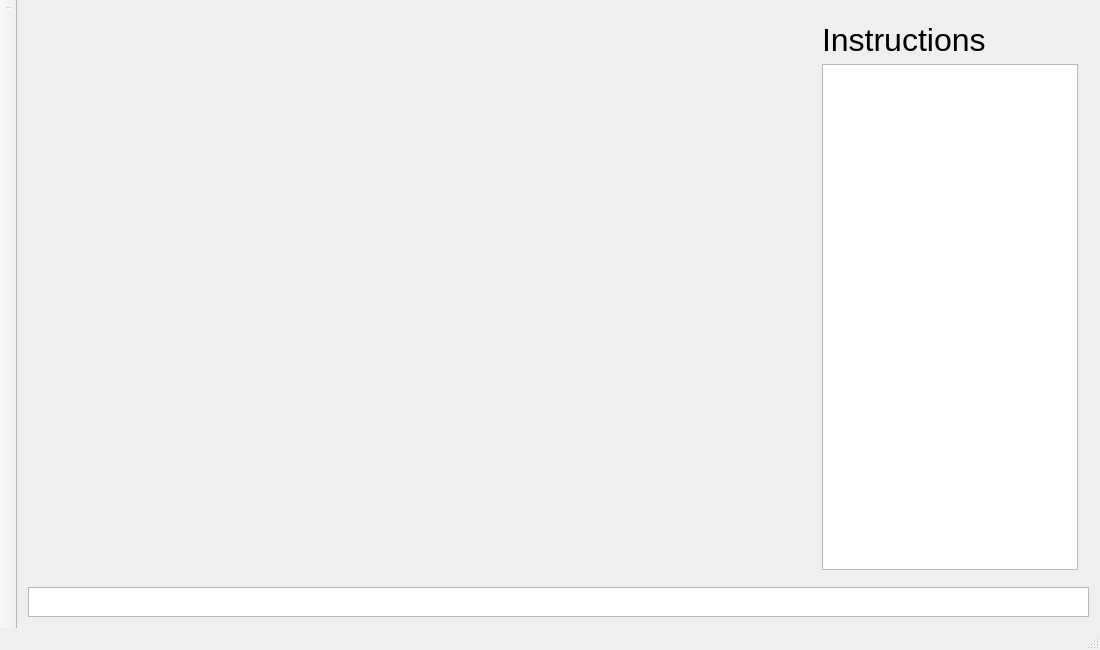
<?xml version="1.0" encoding="UTF-8"?>
<ui version="4.0">
 <class>MainWindow</class>
 <widget class="QMainWindow" name="MainWindow">
  <property name="geometry">
   <rect>
    <x>0</x>
    <y>0</y>
    <width>1100</width>
    <height>650</height>
   </rect>
  </property>
  <property name="sizePolicy">
   <sizepolicy hsizetype="Fixed" vsizetype="Fixed">
    <horstretch>0</horstretch>
    <verstretch>0</verstretch>
   </sizepolicy>
  </property>
  <property name="minimumSize">
   <size>
    <width>1100</width>
    <height>650</height>
   </size>
  </property>
  <property name="maximumSize">
   <size>
    <width>1100</width>
    <height>650</height>
   </size>
  </property>
  <property name="windowTitle">
   <string>MainWindow</string>
  </property>
  <widget class="QWidget" name="centralWidget">
   <property name="sizePolicy">
    <sizepolicy hsizetype="Expanding" vsizetype="Expanding">
     <horstretch>0</horstretch>
     <verstretch>0</verstretch>
    </sizepolicy>
   </property>
   <layout class="QGridLayout" name="gridLayout">
    <item row="1" column="0" colspan="2">
     <widget class="QTextBrowser" name="timeDisplayer">
      <property name="sizePolicy">
       <sizepolicy hsizetype="Preferred" vsizetype="Preferred">
        <horstretch>0</horstretch>
        <verstretch>0</verstretch>
       </sizepolicy>
      </property>
      <property name="minimumSize">
       <size>
        <width>0</width>
        <height>30</height>
       </size>
      </property>
      <property name="maximumSize">
       <size>
        <width>16777215</width>
        <height>30</height>
       </size>
      </property>
     </widget>
    </item>
    <item row="0" column="1">
     <widget class="QWidget" name="widget_2" native="true">
      <property name="sizePolicy">
       <sizepolicy hsizetype="Fixed" vsizetype="Expanding">
        <horstretch>0</horstretch>
        <verstretch>0</verstretch>
       </sizepolicy>
      </property>
      <property name="minimumSize">
       <size>
        <width>256</width>
        <height>530</height>
       </size>
      </property>
      <layout class="QVBoxLayout" name="verticalLayout_2">
       <item>
        <widget class="QLabel" name="label">
         <property name="font">
          <font>
           <family>Arial</family>
           <pointsize>24</pointsize>
          </font>
         </property>
         <property name="text">
          <string>Instructions</string>
         </property>
        </widget>
       </item>
       <item>
        <widget class="QTextBrowser" name="textBrowser">
         <property name="font">
          <font>
           <family>Arial</family>
           <pointsize>15</pointsize>
          </font>
         </property>
        </widget>
       </item>
      </layout>
     </widget>
    </item>
    <item row="0" column="0">
     <widget class="QWidget" name="widget" native="true">
      <property name="sizePolicy">
       <sizepolicy hsizetype="Expanding" vsizetype="Expanding">
        <horstretch>0</horstretch>
        <verstretch>0</verstretch>
       </sizepolicy>
      </property>
     </widget>
    </item>
   </layout>
  </widget>
  <widget class="QMenuBar" name="menuBar">
   <property name="geometry">
    <rect>
     <x>0</x>
     <y>0</y>
     <width>1100</width>
     <height>22</height>
    </rect>
   </property>
   <property name="nativeMenuBar">
    <bool>true</bool>
   </property>
  </widget>
  <widget class="QStatusBar" name="statusBar"/>
  <widget class="QToolBar" name="toolBar">
   <property name="windowTitle">
    <string>toolBar</string>
   </property>
   <property name="movable">
    <bool>false</bool>
   </property>
   <property name="toolButtonStyle">
    <enum>Qt::ToolButtonTextUnderIcon</enum>
   </property>
   <attribute name="toolBarArea">
    <enum>LeftToolBarArea</enum>
   </attribute>
   <attribute name="toolBarBreak">
    <bool>false</bool>
   </attribute>
   <addaction name="separator"/>
  </widget>
 </widget>
 <layoutdefault spacing="6" margin="11"/>
 <resources/>
 <connections/>
</ui>
